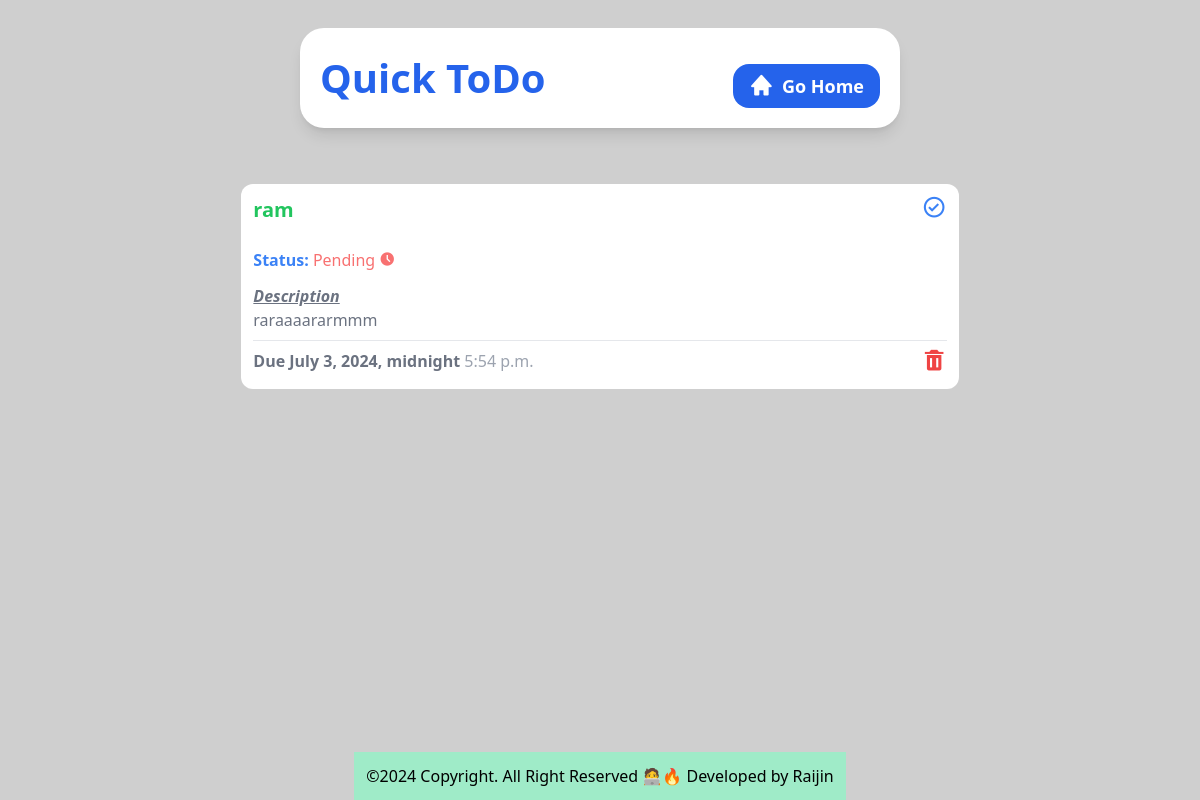
The app's page /detail/7 with its own data.
### tasksTodo/models.py (models this page shows, shortened)
class Task(models.Model):
    title= models.CharField(max_length=200)
    description= models.TextField(null=True, blank=True)
    due_date= models.DateTimeField()
    due_time= models.TimeField()
    is_completed= models.BooleanField(default=False)

### tasksTodo/views.py (the view)
# urls.py: path('detail/<str:task_id>', views.task_detail, name='task_detail'),
def task_detail(request, task_id):
    task= Task.objects.get(id=task_id) # Get only one task from the database
    return render(request, 'task_detail.html',{
        'task': task # Pass the task to the template
    })

### tasksTodo/templates/task_detail.html
{% include 'top_header.html'%}
  <body
    class="bg-[#cfcfcf] flex flex-col items-center justify-center gap-4 h-screen"
  >
  {% include 'go_back_header.html'%}
    <section
      class="flex flex-1 flex-wrap justify-center gap-3 bg-[#fff0] w-10/12 md:w-11/12 h-full mb-3 rounded-2xl p-3 overflow-y-auto scrollbar-hide"
    >
      <div class="w-full md:w-4/6 flex flex-col bg-white h-fit rounded-xl p-3">
        <div class="flex flex-row justify-between">
          <div>
            <h1 class="text-green-500 font-semibold text-xl">
              {{task.title}}
            </h1>
            <br />
            <h2 class="text-blue-500 font-bold">
              Status:
              {% if task.is_completed %}
              <span class="font-medium text-green-400"
                >Completed <i class="bx bxs-badge-check"></i
              ></span>
              {% else %}
              <span class="font-medium text-red-400"
                >Pending <i class="bx bxs-time-five"></i>
              </span>
              {% endif %}
            </h2>
            <h2 class="text-gray-500 font-bold italic underline mt-3">
              Description
            </h2>
            <p class="text-gray-500 text-md">
              {{task.description}}
            </p>
          </div>
          <a href="">
            <i class="bx bx-check-circle bx-sm text-blue-500"></i>
          </a>
        </div>
        <hr class="border-t border-gray-200 my-2" />
        <div class="flex flex-row justify-between">
          <h2 class="text-gray-500 font-bold">
            Due {{task.due_date}} <span class="font-medium text-gray-400">{{task.due_time}}</span>
          </h2>
          <a href="{% url 'delete_task' %}">
            <i class="bx bxs-trash bx-sm text-red-500"></i>
          </a>
        </div>
      </div>
    </section>
    {% include 'footer.html'%}

### tasksTodo/static/style.css (style rules this page uses)
html { line-height: 1.5; -webkit-text-size-adjust: 100%; -moz-tab-size: 4; -o-tab-size: 4; tab-size: 4; font-family: ui-sans-serif, system-ui, -apple-system, BlinkMacSystemFont, "Segoe UI", Roboto, "Helvetica Neue", Arial, "Noto Sans", sans-serif, "Apple Color Emoji", "Segoe UI Emoji", "Segoe UI Symbol", "Noto Color Emoji"; font-feature-settings: normal; font-variation-settings: normal; }
body { margin: 0; line-height: inherit; }
hr { height: 0; color: inherit; border-top-width: 1px; }
h1, h2, h3, h4, h5, h6 { font-size: inherit; font-weight: inherit; }
a { color: inherit; text-decoration: inherit; }
blockquote, dl, dd, h1, h2, h3, h4, h5, h6, hr, figure, p, pre { margin: 0; }
.my-2 { margin-top: 0.5rem; margin-bottom: 0.5rem; }
.mb-3 { margin-bottom: 0.75rem; }
.mt-3 { margin-top: 0.75rem; }
.flex { display: flex; }
.h-fit { height: -moz-fit-content; height: fit-content; }
.h-full { height: 100%; }
.h-screen { height: 100vh; }
.w-10\/12 { width: 83.333333%; }
.w-full { width: 100%; }
.flex-1 { flex: 1 1 0%; }
.flex-row { flex-direction: row; }
.flex-col { flex-direction: column; }
.flex-wrap { flex-wrap: wrap; }
.items-center { align-items: center; }
.justify-center { justify-content: center; }
.justify-between { justify-content: space-between; }
.gap-3 { gap: 0.75rem; }
.gap-4 { gap: 1rem; }
.overflow-y-auto { overflow-y: auto; }
.rounded-2xl { border-radius: 1rem; }
.rounded-xl { border-radius: 0.75rem; }
.border-t { border-top-width: 1px; }
.border-gray-200 { --tw-border-opacity: 1; border-color: rgb(229 231 235 / var(--tw-border-opacity)); }
.bg-\[\#cfcfcf\] { --tw-bg-opacity: 1; background-color: rgb(207 207 207 / var(--tw-bg-opacity)); }
.bg-\[\#fff0\] { background-color: #fff0; }
.bg-white { --tw-bg-opacity: 1; background-color: rgb(255 255 255 / var(--tw-bg-opacity)); }
.p-3 { padding: 0.75rem; }
.text-xl { font-size: 1.25rem; line-height: 1.75rem; }
.font-bold { font-weight: 700; }
.font-medium { font-weight: 500; }
.font-semibold { font-weight: 600; }
.italic { font-style: italic; }
.text-blue-500 { --tw-text-opacity: 1; color: rgb(59 130 246 / var(--tw-text-opacity)); }
.text-gray-400 { --tw-text-opacity: 1; color: rgb(156 163 175 / var(--tw-text-opacity)); }
.text-gray-500 { --tw-text-opacity: 1; color: rgb(107 114 128 / var(--tw-text-opacity)); }
.text-green-500 { --tw-text-opacity: 1; color: rgb(34 197 94 / var(--tw-text-opacity)); }
.text-red-400 { --tw-text-opacity: 1; color: rgb(248 113 113 / var(--tw-text-opacity)); }
.text-red-500 { --tw-text-opacity: 1; color: rgb(239 68 68 / var(--tw-text-opacity)); }
.underline { text-decoration-line: underline; }
@media (min-width: 768px) { .md\:w-11\/12 { width: 91.666667%; } }
@media (min-width: 768px) { .md\:w-4\/6 { width: 66.666667%; } }

### records on screen
Task: title "ram", description "raraaaararmmm", due_date "July 3, 2024, midnight", due_time "5:54 p.m."
